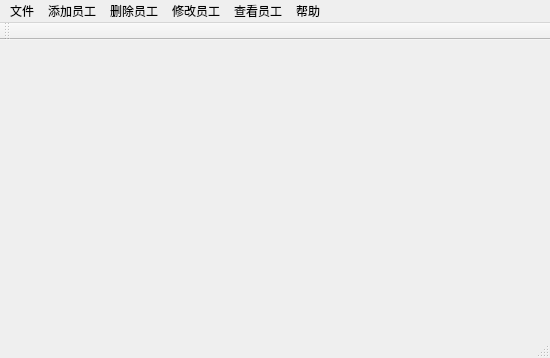
<?xml version="1.0" encoding="UTF-8"?>
<ui version="4.0">
 <class>MainWindow</class>
 <widget class="QMainWindow" name="MainWindow">
  <property name="geometry">
   <rect>
    <x>0</x>
    <y>0</y>
    <width>550</width>
    <height>358</height>
   </rect>
  </property>
  <property name="windowTitle">
   <string>主界面</string>
  </property>
  <widget class="QWidget" name="centralWidget"/>
  <widget class="QMenuBar" name="menuBar">
   <property name="geometry">
    <rect>
     <x>0</x>
     <y>0</y>
     <width>550</width>
     <height>21</height>
    </rect>
   </property>
   <widget class="QMenu" name="menuFile">
    <property name="title">
     <string>文件</string>
    </property>
    <addaction name="actionLoad"/>
    <addaction name="actionSave"/>
    <addaction name="actionReload"/>
    <addaction name="actionExit"/>
   </widget>
   <widget class="QMenu" name="menuAddEmployee">
    <property name="title">
     <string>添加员工</string>
    </property>
    <addaction name="actionAddSalariedEmployee"/>
    <addaction name="actionAddCommionedEmployee"/>
    <addaction name="actionAddHourlyEmployee"/>
   </widget>
   <widget class="QMenu" name="menuDeleteEmployee">
    <property name="title">
     <string>删除员工</string>
    </property>
    <addaction name="actionDeleteByID"/>
   </widget>
   <widget class="QMenu" name="menuChangeEmployee">
    <property name="title">
     <string>修改员工</string>
    </property>
    <addaction name="actionChangeName"/>
    <addaction name="actionChangeAddress"/>
    <addaction name="actionChangeAsSalaried"/>
    <addaction name="actionChangeAsCommioned"/>
    <addaction name="actionChangeAsHourly"/>
   </widget>
   <widget class="QMenu" name="menuFindEmployee">
    <property name="title">
     <string>查看员工</string>
    </property>
    <addaction name="actionFindAllEmployee"/>
   </widget>
   <widget class="QMenu" name="menuHelp">
    <property name="title">
     <string>帮助</string>
    </property>
    <addaction name="actionAbout"/>
   </widget>
   <addaction name="menuFile"/>
   <addaction name="menuAddEmployee"/>
   <addaction name="menuDeleteEmployee"/>
   <addaction name="menuChangeEmployee"/>
   <addaction name="menuFindEmployee"/>
   <addaction name="menuHelp"/>
  </widget>
  <widget class="QToolBar" name="mainToolBar">
   <attribute name="toolBarArea">
    <enum>TopToolBarArea</enum>
   </attribute>
   <attribute name="toolBarBreak">
    <bool>false</bool>
   </attribute>
  </widget>
  <widget class="QStatusBar" name="statusBar"/>
  <action name="actionLoad">
   <property name="text">
    <string>打开</string>
   </property>
   <property name="iconText">
    <string>daka</string>
   </property>
  </action>
  <action name="actionSave">
   <property name="text">
    <string>保存</string>
   </property>
  </action>
  <action name="actionExit">
   <property name="text">
    <string>退出</string>
   </property>
  </action>
  <action name="actionReload">
   <property name="text">
    <string>重新加载</string>
   </property>
  </action>
  <action name="actionAddSalariedEmployee">
   <property name="text">
    <string>添加薪水员工</string>
   </property>
  </action>
  <action name="actionAddCommionedEmployee">
   <property name="text">
    <string>添加销售员工</string>
   </property>
  </action>
  <action name="actionAddHourlyEmployee">
   <property name="text">
    <string>添加钟点员工</string>
   </property>
  </action>
  <action name="actionDeleteByID">
   <property name="text">
    <string>输入ID删除</string>
   </property>
  </action>
  <action name="actionChangeName">
   <property name="text">
    <string>修改姓名</string>
   </property>
  </action>
  <action name="actionChangeAddress">
   <property name="text">
    <string>修改地址</string>
   </property>
  </action>
  <action name="actionChangeAsSalaried">
   <property name="text">
    <string>修改为薪水工</string>
   </property>
  </action>
  <action name="actionChangeAsCommioned">
   <property name="text">
    <string>修改为销售工</string>
   </property>
  </action>
  <action name="actionChangeAsHourly">
   <property name="text">
    <string>修改为钟点工</string>
   </property>
  </action>
  <action name="actionFindAllEmployee">
   <property name="text">
    <string>查看详细资料</string>
   </property>
  </action>
  <action name="actionAbout">
   <property name="text">
    <string>关于程序</string>
   </property>
  </action>
 </widget>
 <layoutdefault spacing="6" margin="11"/>
 <resources/>
 <connections/>
</ui>
